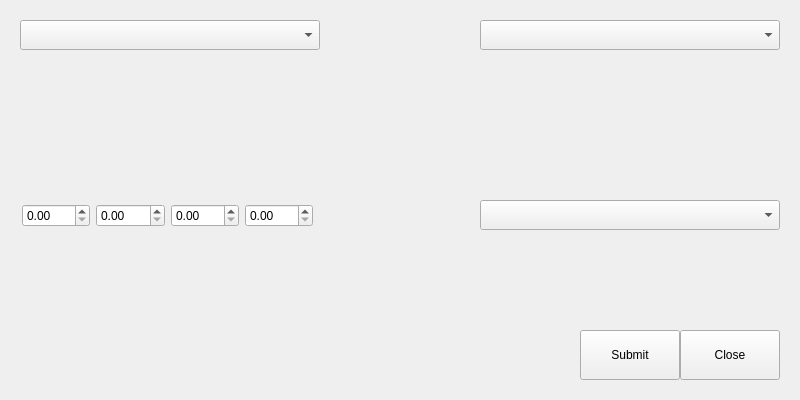
<?xml version="1.0" encoding="UTF-8"?>
<ui version="4.0">
 <class>model_window</class>
 <widget class="QWidget" name="model_window">
  <property name="geometry">
   <rect>
    <x>0</x>
    <y>0</y>
    <width>800</width>
    <height>400</height>
   </rect>
  </property>
  <property name="windowTitle">
   <string>Form</string>
  </property>
  <widget class="QComboBox" name="hyperparameters">
   <property name="geometry">
    <rect>
     <x>20</x>
     <y>20</y>
     <width>300</width>
     <height>30</height>
    </rect>
   </property>
   <property name="minimumSize">
    <size>
     <width>0</width>
     <height>0</height>
    </size>
   </property>
  </widget>
  <widget class="QComboBox" name="model_dropdown">
   <property name="geometry">
    <rect>
     <x>480</x>
     <y>20</y>
     <width>300</width>
     <height>30</height>
    </rect>
   </property>
  </widget>
  <widget class="QComboBox" name="activation_dropdown">
   <property name="geometry">
    <rect>
     <x>480</x>
     <y>200</y>
     <width>300</width>
     <height>30</height>
    </rect>
   </property>
  </widget>
  <widget class="QPushButton" name="submit_button">
   <property name="geometry">
    <rect>
     <x>580</x>
     <y>330</y>
     <width>100</width>
     <height>50</height>
    </rect>
   </property>
   <property name="text">
    <string>Submit</string>
   </property>
  </widget>
  <widget class="QPushButton" name="close_button">
   <property name="geometry">
    <rect>
     <x>680</x>
     <y>330</y>
     <width>100</width>
     <height>50</height>
    </rect>
   </property>
   <property name="text">
    <string>Close</string>
   </property>
  </widget>
  <widget class="QWidget" name="horizontalLayoutWidget">
   <property name="geometry">
    <rect>
     <x>22</x>
     <y>200</y>
     <width>291</width>
     <height>31</height>
    </rect>
   </property>
   <layout class="QHBoxLayout" name="horizontalLayout">
    <property name="leftMargin">
     <number>0</number>
    </property>
    <item>
     <widget class="QDoubleSpinBox" name="doubleSpinBox_3"/>
    </item>
    <item>
     <widget class="QDoubleSpinBox" name="doubleSpinBox"/>
    </item>
    <item>
     <widget class="QDoubleSpinBox" name="doubleSpinBox_2"/>
    </item>
    <item>
     <widget class="QDoubleSpinBox" name="doubleSpinBox_4"/>
    </item>
   </layout>
  </widget>
 </widget>
 <resources/>
 <connections/>
</ui>
